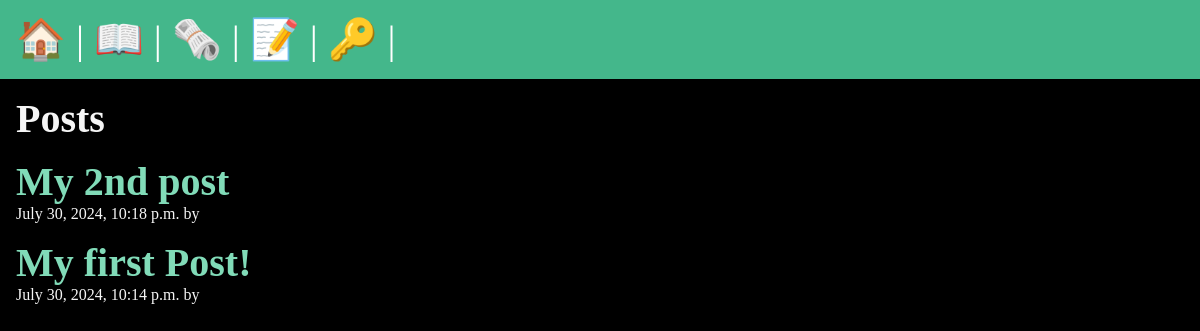
The app's page /posts/, older data.
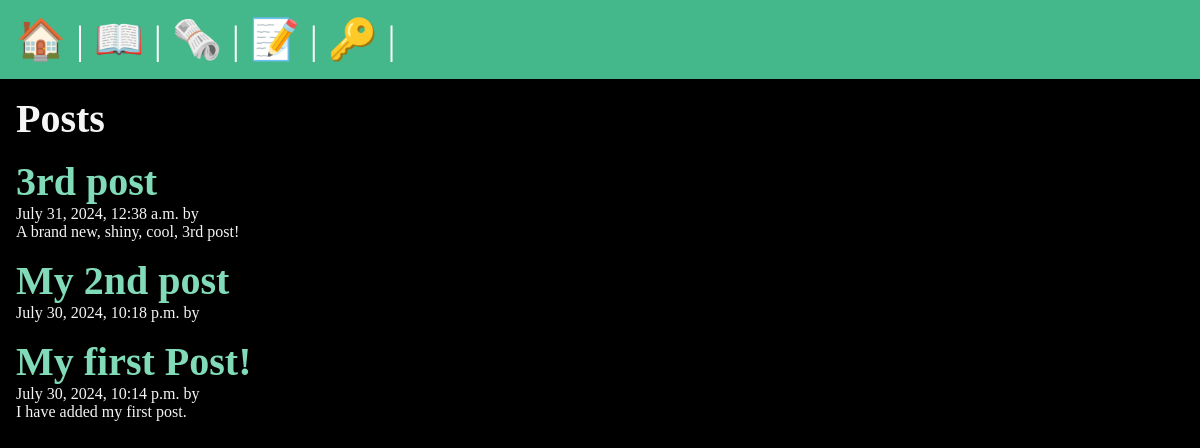
The same page, newer data.
### posts/models.py (models this page shows, shortened)
class Post(models.Model):
    title = models.CharField(max_length=75)
    body = models.TextField()
    slug = models.SlugField()
    date = models.DateTimeField(auto_now_add=True)
    banner = models.ImageField(default='cringe.jpg',blank=True)
    author = models.ForeignKey(User, on_delete=models.CASCADE, default=None)

### posts/views.py (the view)
# urls.py: path('', views.posts_list, name="list"),
def posts_list(request):
    posts = Post.objects.all().order_by('-date')
    return render(request, 'posts/posts_list.html', {'posts': posts})

### posts/templates/posts/posts_list.html (shortened to what this page needs)
{% extends 'layout.html' %}
{% block content %}
    <section>
        <h1>Posts</h1>
        {% for post in posts %}
            <article class = "post">
                <h2>
                    <a href="{% url 'posts:page' slug=post.slug %}">
                    {{ post.title }}
                    </a>
                </h2>
                <p> {{ post.date }} by {{ post.author }} </p>
                <p> {{ post.body }} </p>
            </article>
        {% endfor %}
    </section>
{% endblock %}

Row changes from the older to the newer data that the page shows:
added Post: title "3rd post", date "July 31, 2024, 12:38 a.m.", body "A brand new, shiny, cool, 3rd post!"
changed Post "My first Post!": body (not shown) → "I have added my first post."
